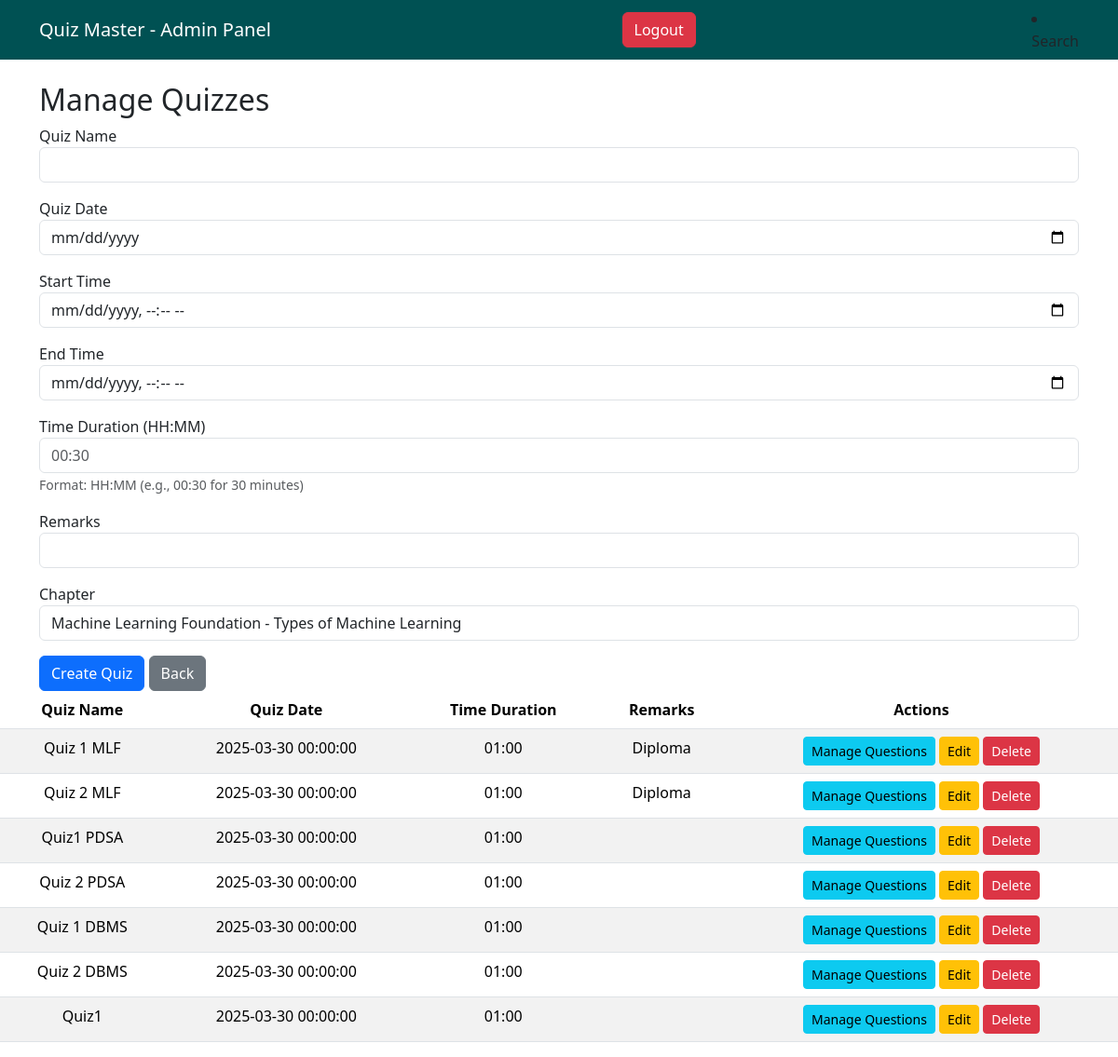
The page /admin_dashboard/quizzes (signed in) on the database its author committed.
### model.py (models this page shows, shortened)
class Quiz(db.Model):
    id=db.Column(db.Integer,primary_key=True)
    name=db.Column(db.String(100), nullable=False)
    chapter_id=db.Column(db.Integer,db.ForeignKey('chapter.id'),nullable=False)
    quiz_date=db.Column(db.DateTime,default=datetime.utcnow)
    time_duration=db.Column(db.String(5)) # HH:MM format
    start_time = db.Column(db.DateTime, nullable=False)
    end_time = db.Column(db.DateTime, nullable=False)
    remarks=db.Column(db.Text)
    chapter=db.relationship('Chapter', backref=db.backref('quizzes',lazy=True))

### app.py (the view, shortened to what this page needs)
@app.route('/admin_dashboard/quizzes', methods=['GET', 'POST'])
@login_required
def manage_quizzes():
    if not current_user.is_admin():
        flash("You are not authorized to visit this route", 'danger')
        return redirect(url_for('user_dashboard'))
    chapters = Chapter.query.all()
    quizzes = Quiz.query.all()
    return render_template('manage_quizzes.html', quizzes=quizzes, chapters=chapters)

### app.py (called while the page is built)
@login_manager.user_loader
def load_user(user_id):
    return User.query.get(int(user_id))

### model.py (called while the page is built)
    def is_admin(self):
        return self.role == 'admin'

### templates/manage_quizzes.html
{% extends 'base.html' %}
{% block body %}
    <div class="container mt-4">
        <h2>Manage Quizzes</h2>
        <form method="POST">
            <div class="mb-3">
                <label>Quiz Name</label>
                <input type="text" class="form-control" name="name" required>
            </div>
            <div class="mb-3">
                <label>Quiz Date</label>
                <input type="date" class="form-control" name="quiz_date" required>
            </div>
            <div class="mb-3">
                <label>Start Time</label>
                <input type="datetime-local" class="form-control" name="start_time" required>
            </div>
            <div class="mb-3">
                <label>End Time</label>
                <input type="datetime-local" class="form-control" name="end_time" required>
            </div>
            <div class="mb-3">
                <label>Time Duration (HH:MM)</label>
                <input type="text"
                       class="form-control"
                       name="time_duration"
                       pattern="[0-9]{2}:[0-9]{2}"
                       placeholder="00:30"
                       required>
                <small class="form-text text-muted">Format: HH:MM (e.g., 00:30 for 30 minutes)</small>
            </div>
            <div class="mb-3">
                <label>Remarks</label>
                <input type="text" class="form-control" name="remarks">
            </div>
            <div class="mb-3">
                <label>Chapter</label>
                <select class="form-control" name="chapter_id">
                    {% for chapter in chapters %}
                    <option value="{{ chapter.id }}">{{chapter.subject.subject_name}}-  {{ chapter.name }}</option>
                    {% endfor %}
                </select>
            </div>
            <button type="submit" class="btn btn-primary">Create Quiz</button>
            <a href="{{ url_for('admin_dashboard') }}" class="btn btn-secondary">Back</a>
        </form>
    </div>
    <div>
        <table class="table table-striped table-hover text-center">
            <thead>
                <tr>
                    <th>Quiz Name</th>
                    <th>Quiz Date</th>
                    <th>Time Duration</th>
                    <th>Remarks</th>
                    <th>Actions</th>
                </tr>
            </thead>
            <tbody>
                {% for quiz in quizzes %}
                <tr>
                    <td>{{ quiz.name }}</td>
                    <td>{{ quiz.quiz_date }}</td>
                    <td>{{ quiz.time_duration }}</td>
                    <td>{{ quiz.remarks }}</td>
                    <td>
                        <a href="{{ url_for('manage_questions', quiz_id=quiz.id) }}" class="btn btn-info btn-sm">
                            Manage Questions
                        </a>
                        <a href="{{ url_for('edit_quiz', quiz_id=quiz.id) }}" class="btn btn-warning btn-sm">Edit</a>
                        <a href="{{ url_for('delete_quiz', quiz_id=quiz.id) }}" class="btn btn-danger btn-sm">Delete</a>
                    </td>
                </tr>
                {% endfor %}
            </tbody>
        </table>
    </div>
</body>
</html>
{% endblock body %}

### rows shown on the page
Quiz: name "Quiz 1 MLF", quiz_date "2025-03-30 00:00:00", time_duration "01:00", remarks "Diploma"
Quiz: name "Quiz 2 MLF", quiz_date "2025-03-30 00:00:00", time_duration "01:00", remarks "Diploma"
Quiz: name "Quiz1 PDSA", quiz_date "2025-03-30 00:00:00", time_duration "01:00"
Quiz: name "Quiz 2 PDSA", quiz_date "2025-03-30 00:00:00", time_duration "01:00"
Quiz: name "Quiz 1 DBMS", quiz_date "2025-03-30 00:00:00", time_duration "01:00"
Quiz: name "Quiz 2 DBMS", quiz_date "2025-03-30 00:00:00", time_duration "01:00"
Quiz: name "Quiz1", quiz_date "2025-03-30 00:00:00", time_duration "01:00"

### other values the page prints
form field chapter_id "Machine Learning Foundation - Types of Machine Learning"
